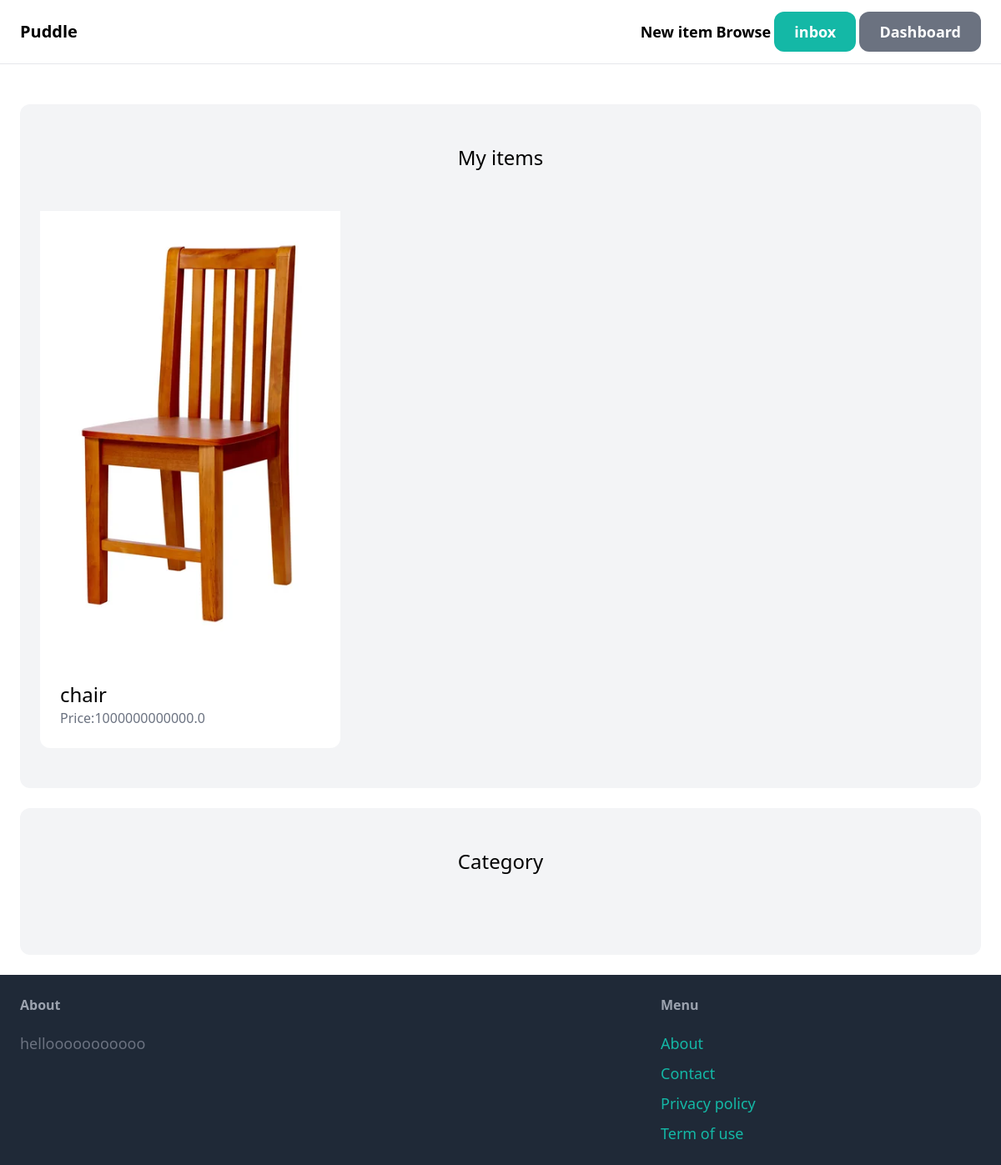
Page /dashboard/ (signed in) on the earlier database version.
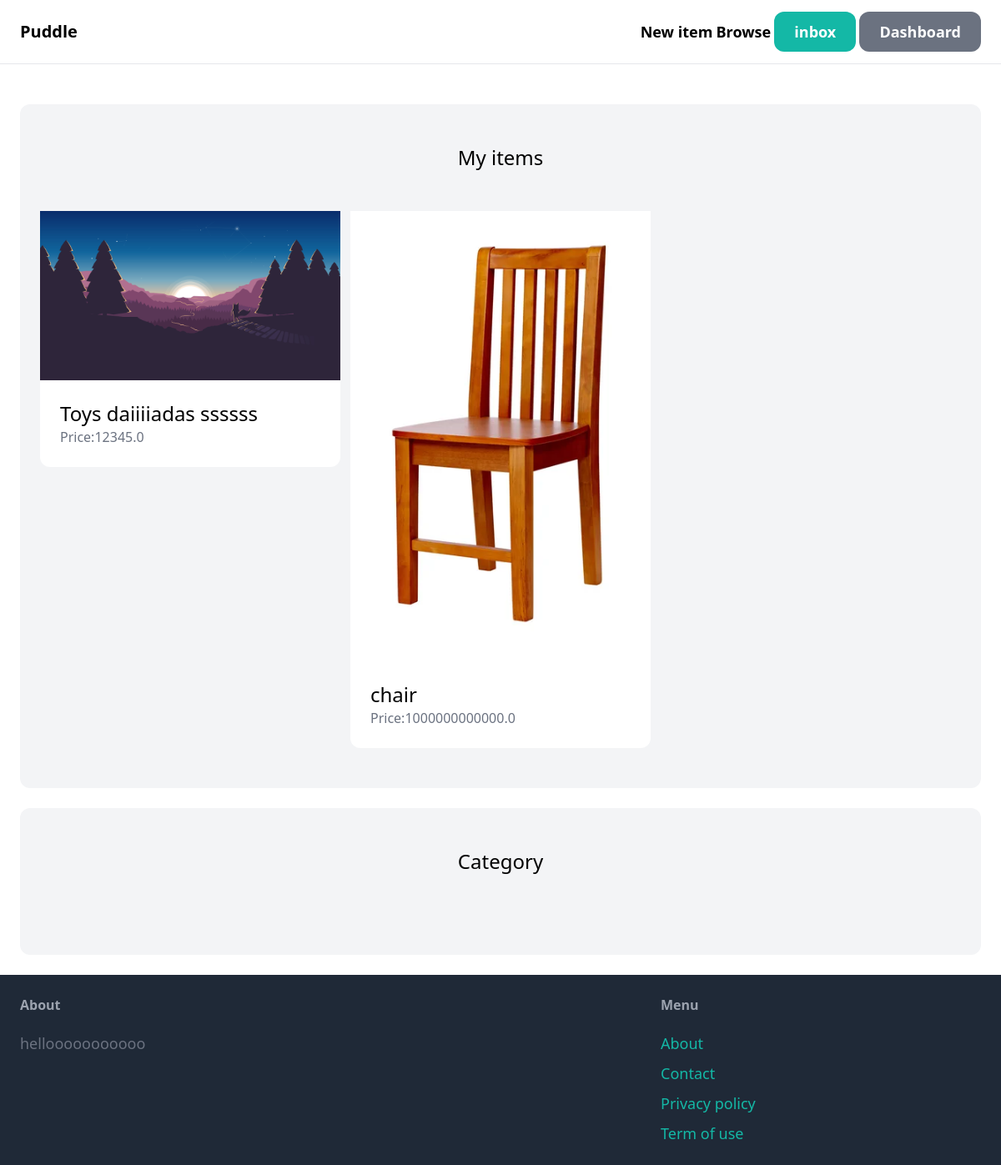
Same page on the later database version.
### item/models.py (models this page shows, shortened)
class Item(models.Model):
    category = models.ForeignKey(Category, related_name ='items', on_delete=models.CASCADE)
    name = models.CharField(max_length=255)
    description = models.TextField(blank=True, null=True)
    price = models.FloatField()
    image = models.ImageField(upload_to='item_images', blank=True, null=True)
    is_sold = models.BooleanField(default=False)
    created_by = models.ForeignKey(User, related_name='items', on_delete=models.CASCADE)
    created_at = models.DateTimeField(auto_now_add=True)

### dashboard/views.py (the view)
# urls.py: path('',views.index,name='index'),
@login_required
def index(request):
    items = Item.objects.filter(created_by=request.user)
    context = {'items': items}
    return render(request, 'dashboard/index.html', context)

### dashboard/templates/dashboard/index.html (shortened to what this page needs)
{% extends 'main.html' %}
{% block content %}
<div class="py-6 px-6">
    <div class="mt-6 px-6 py-12 bg-gray-100 rounded-xl">
        <h2 class="mb-12 text-2xl text-center">My items</h2>
        <div class="grid grid-cols-3 gap-3">
            {% for item in items %}
                <div>
                    <a href="{% url 'item:detail' item.id %}">
                        <div>
                            <img src="{{item.image.url}}" class="rounded-t-tx">
                        </div>
                        <div class="p-6 bg-white rounded-b-xl">
                            <h2 class="text-2xl">{{ item.name }}</h2>
                            <p class="text-gray-500">Price:{{item.price}}</p>
                        </div>
                    </a>
                </div>
            {% endfor%}
        </div>
    </div>
    <div class="mt-6 px-6 py-12 bg-gray-100 rounded-xl">
        <h2 class="mb-12 text-2xl text-center">Category</h2>
    </div>
</div>
{% endblock content %}

Differences in the rows shown:
now on this page (row edited): Item: image (picture), name "Toys daiiiiadas ssssss", price "12345.0"
